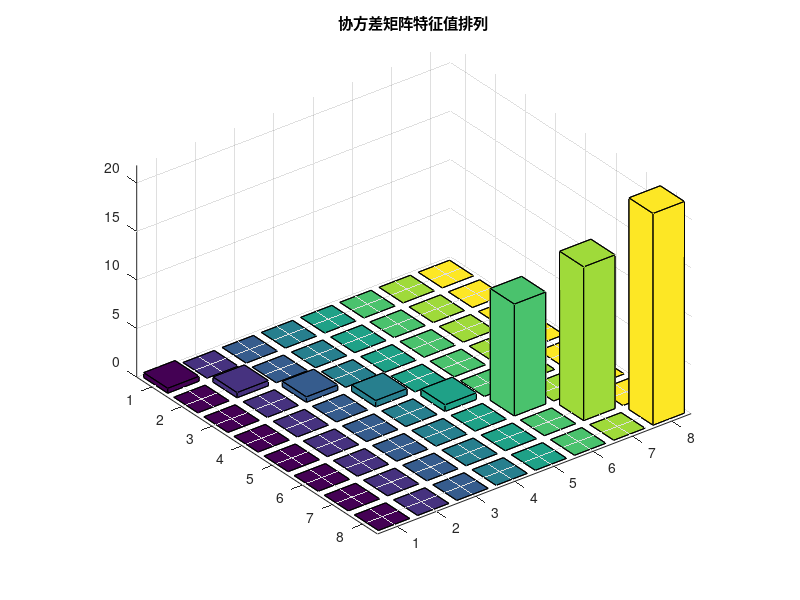

Reproduce this figure in MATLAB.
clear;clc;
%--------------------------------------------------------------------------
%   参数设置
%--------------------------------------------------------------------------
N = 8;                                                                      %阵元个数
M = 3;                                                                      %信源个数
theta = [-40 0 80];                                                         %信号来向
snr = 10;                                                                   %信噪比
K = 256;                                                                    %快拍数

%--------------------------------------------------------------------------
%   生成3个来向的阵列流形信号相位差
%--------------------------------------------------------------------------
lambda = 1;
dd = 0.5;                                                                   %阵元间距d = lambda/2
d = 0:dd:(N-1)*dd;                                                          %构建阵列坐标
A = exp(1j.*2*pi*d.'*sind(theta)/lambda);                                   %构建阵列流形，即信号来向

%--------------------------------------------------------------------------
%   发射三组随机信号，长度1024
%--------------------------------------------------------------------------
S = randn(M,K) + 1j.*randn(M,K);                                            %构建不相关信号
X = A*S;                                                                    %对信号来向进行仿真
X1 = awgn(X,snr,'measured');                                                %加入噪声，产生小特征值

%--------------------------------------------------------------------------
%   构建信号的协方差矩阵
%--------------------------------------------------------------------------
Rxx = X1*X1'/K;                                                             %构建协方差矩阵
[EV,D] = eig(Rxx);                                                          %拿到特向量EV + 特征值D
figure(7)
bar3(D);title('协方差矩阵特征值排列')